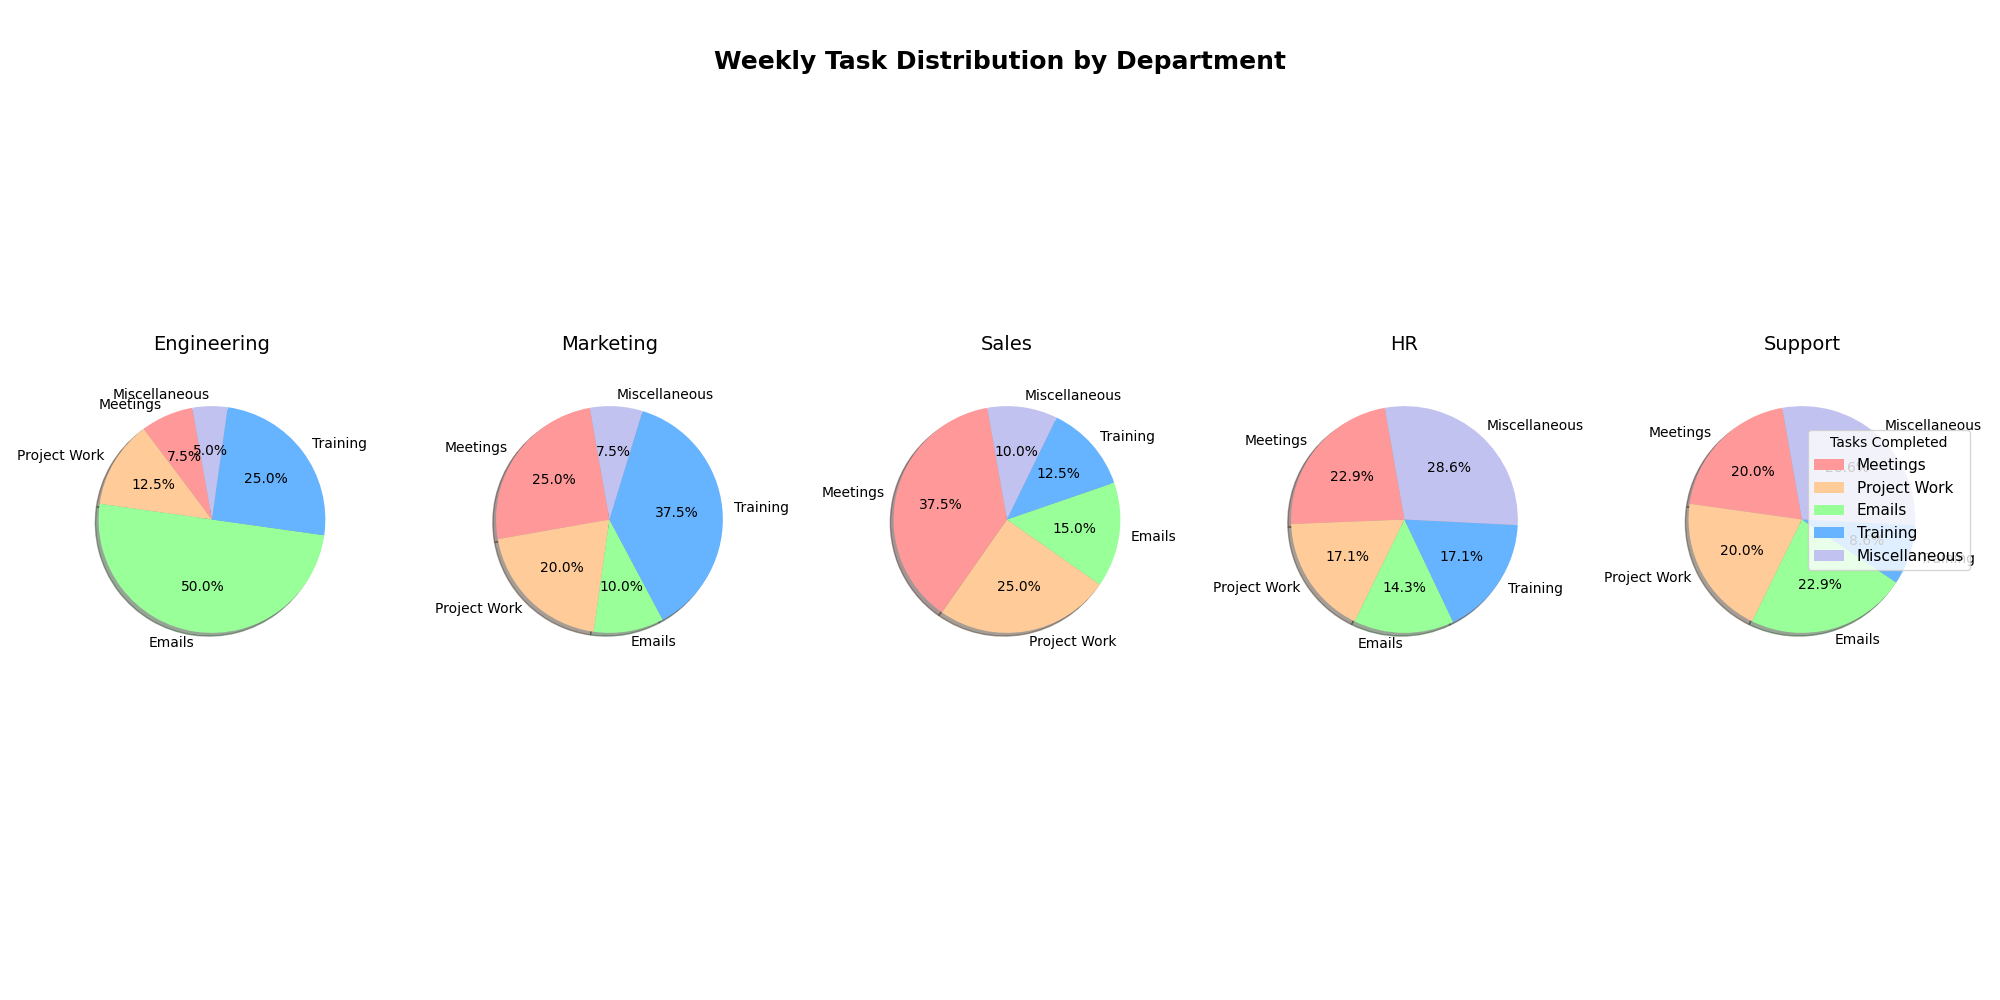

Write the Python code that produced this figure.
import matplotlib.pyplot as plt
import numpy as np

departments = ['Engineering', 'Marketing', 'Sales', 'HR', 'Support']
tasks = ['Meetings', 'Project Work', 'Emails', 'Training', 'Miscellaneous']

# Randomly altered task data while preserving the original dimensional structure
task_data = np.array([
    [3, 5, 20, 10, 2],
    [10, 8, 4, 15, 3],
    [15, 10, 6, 5, 4],
    [8, 6, 5, 6, 10],
    [7, 7, 8, 3, 10]
])

colors = ['#FF9999', '#FFCC99', '#99FF99', '#66B3FF', '#C2C2F0']

fig, axes = plt.subplots(1, len(departments), figsize=(20, 10), subplot_kw=dict(aspect="equal"))

for ax, department, task_distribution in zip(axes, departments, task_data):
    wedges, texts, autotexts = ax.pie(task_distribution,
                                      labels=tasks,
                                      colors=colors,
                                      startangle=100,
                                      autopct='%1.1f%%',
                                      shadow=True,
                                      )
    
    for autotext in autotexts:
        autotext.set_color('black')
        autotext.set_fontsize(10)
    
    ax.set_title(department, fontsize=14, pad=20)

plt.suptitle("Weekly Task Distribution by Department", 
             fontsize=18, fontweight='bold', y=0.95)

fig.legend(wedges, tasks, title="Tasks Completed", loc='center left', bbox_to_anchor=(0.9, 0.5), fontsize=11, ncol=1)

plt.grid(False)
plt.tight_layout(rect=[0, 0.05, 1, 0.95])

plt.show()
